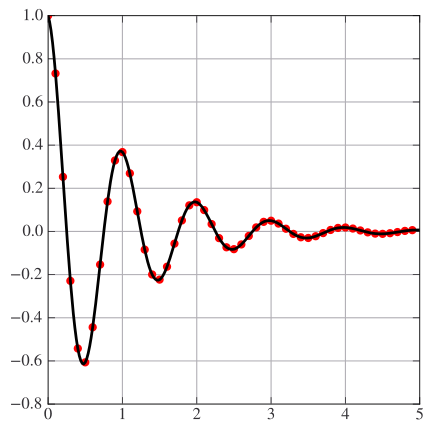

Python code for this plot:
# +---------------------------------------------+
# | Author: Jose Antonio Quiñonero Gris         |
# | Creation date: Saturday 15:24:39 05-11-2022 |
# +---------------------------------------------+

#
# Libreries
#
import matplotlib
from matplotlib.lines import MarkerStyle
import numpy as np
import matplotlib.pyplot as plt
import string
import os

matplotlib.use("pgf")

colores=['#56B4E9', '#E69F00', '#009E73', '#0072B2', '#D55E00', '#CC79A7', '#F0E442']
#
# Style
#
style_file = 'mine.mplstyle'
style_file = os.path.dirname(__file__)+'/{}'.format(style_file)
plt.style.use(style_file)

# Links
# https://jwalton.info/Embed-Publication-Matplotlib-Latex/
# https://jwalton.info/Matplotlib-latex-PGF/

#
# Input data
#
# fichero_datos = '<-->'
# fichero_datos = os.path.dirname(__file__)+'/{}'.format(fichero_datos)
# <--> = np.loadtxt(fichero_datos, unpack=True, skiprows=0)

#
# Plot
#
fig, ax = plt.subplots()


def f(t):
    return np.exp(-t) * np.cos(2*np.pi*t)

t1 = np.arange(0.0, 5.0, 0.1)
t2 = np.arange(0.0, 5.0, 0.02)

ax.plot(t1, f(t1), 'ro', t2, f(t2), 'k')

# fig, axs = plt.subplots(1,2,figsize=(7.2*1.5,4.45), sharey=True)
# fig.subplots_adjust(left=.15, bottom=.16, right=.99, top=.97)

# fig.suptitle()

#
# First plot
#
# ax=axs[0]
#
# ax.hlines()
# ax.plot()
# ax.text(x, y, fontsize=14, horizontalalignment='center', verticalalignment='bottom')
#
# ax.ticklabel_format(axis='y', style='sci', scilimits=(2,2))
# ax.ticklabel_format(useOffset=False)
# ax.locator_params(axis='x', nbins=4)
#
# ax.set_xlim(0.5,3.5)
# ax.set_ylim(-50,40)
#
# ax.set(
#         title=r'Energy, $\Delta E$',
#        # xlabel=r'Scan coordinate ($\mathrm{\AA}$)',
#        ylabel=r'Energy, $\Delta E$ ($\mathrm{kcal/mol}$)'
#       )
#
# ax.set_xticklabels(['','Reactants','TS','Products',''], fontsize=18)
#
# ax.legend()
#
# ax.grid(False)

# Enumerate the subplots
# for n, ax in enumerate(axs):
#     ax.text(-0.1, 1.1, string.ascii_uppercase[n], transform=ax.transAxes,
#             size=20, weight='bold')

nombre_grafica = os.path.basename(__file__).replace(".py", ".pdf")
plt.savefig(nombre_grafica, transparent='True', bbox_inches='tight')
#
nombre_grafica_2 = os.path.basename(__file__).replace(".py", ".pgf")
plt.savefig(nombre_grafica_2, format='pgf')
